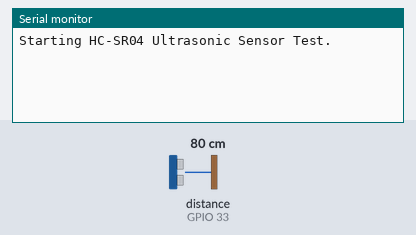
Recording of a sketch running on a simulated ESP32. Shown: the last lines printed to the serial monitor. Wiring (inferred from the names in the program): ultrasonic range finder: trigger GPIO 32; echo GPIO 33. Inputs (shaded band) come from the test bench; at power-on: distance to the obstacle (sensor on GPIO 33) 80 cm. The echo pulse lasts 58.3 µs per cm.

Above: at 2.2 s.
2.3 s: distance to the obstacle (sensor on GPIO 33) set to 2 cm
At 3.8 s:
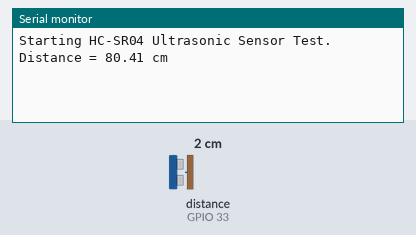
5.3 s: distance to the obstacle (sensor on GPIO 33) set to 4 cm
At 8.3 s:
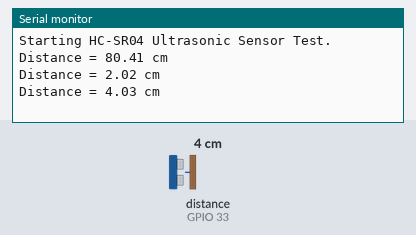
Timing chart, 0 to 9.8 s (numbered marks = the images above; inputs shaded):
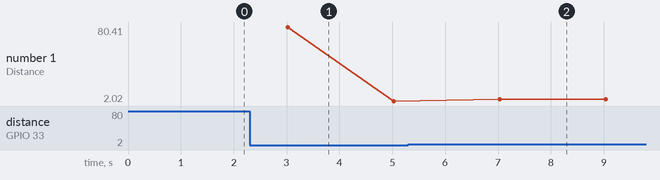

Measured:
- after the input at 5.3 s, the serial monitor: prints a new line after 1.7 s (image 2)
- plotted number 1: 2.02 → 4.03 after the input at 5.3 s

The sketch:

UltrasonicSensor.ino
```cpp
const int TRIGPIN = 32;
const int ECHOPIN = 33;

#define SAMPLES_PER_READING 5
#define SENSOR_TIMEOUT 100000
#define MAX_DIST 400

float ReadUltrasonic() {

  float samples[SAMPLES_PER_READING];
  float pulseLength;

  // Sample the sensor.
  for (int i = 0; i < SAMPLES_PER_READING; i++) {

    // Trigger the sensor.
    digitalWrite(TRIGPIN, LOW);
    delayMicroseconds(10);
    digitalWrite(TRIGPIN, HIGH);
    delayMicroseconds(10);
    digitalWrite(TRIGPIN, LOW);
    delayMicroseconds(10);

    // Parse the input by the Usonic.
    pulseLength = pulseIn(ECHOPIN, HIGH, SENSOR_TIMEOUT);

    // Save the result.
    if (pulseLength/58 == 0 || pulseLength/58 > MAX_DIST) {

      // Set to max distance so the short path function can work.
      samples[i] = MAX_DIST;

    } else {

      samples[i] = (pulseLength / 58);

    }

    delay(200);

  }

  // Bubble Sorting
  // Loop through the entire array until there is no more swapping.
  bool inversion = true;
  while (inversion) {

    inversion = false;
    for (int i = 0; i < SAMPLES_PER_READING - 1; i++)
    {

      // Swap the values if the lesser index is less.
      if (samples[i] > samples[i + 1])
      {

        float temp = samples[i];
        samples[i] = samples[i + 1];
        samples[i + 1] = temp;
        inversion = true;

      }
    }
  }

  // Return the median of the samples.
  return samples[SAMPLES_PER_READING / 2];

}

void setup() {
  // put your setup code here, to run once:

  pinMode(TRIGPIN, OUTPUT);
  pinMode(ECHOPIN, INPUT);

  Serial.begin(9600);
  delay(1000);
  Serial.println("Starting HC-SR04 Ultrasonic Sensor Test.");

}

void loop() {
  // put your main code here, to run repeatedly:
  float pulseLength, centimeters;
  centimeters = ReadUltrasonic();

  delay(1000);

  if (centimeters != 0 && centimeters <= 400)
  {

    Serial.print("Distance = ");
    Serial.print(centimeters);
    Serial.println(" cm");

  }


}
```
